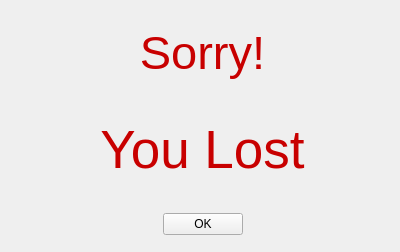
<?xml version="1.0" encoding="UTF-8"?>
<ui version="4.0">
 <class>ResultInfoDialog</class>
 <widget class="QWidget" name="ResultInfoDialog">
  <property name="geometry">
   <rect>
    <x>0</x>
    <y>0</y>
    <width>400</width>
    <height>252</height>
   </rect>
  </property>
  <property name="sizePolicy">
   <sizepolicy hsizetype="Fixed" vsizetype="Fixed">
    <horstretch>0</horstretch>
    <verstretch>0</verstretch>
   </sizepolicy>
  </property>
  <property name="windowTitle">
   <string>Form</string>
  </property>
  <property name="styleSheet">
   <string notr="true">QLabel {
	color : rgb(200, 0, 0)
}</string>
  </property>
  <widget class="QLabel" name="m_HeaderLabel">
   <property name="geometry">
    <rect>
     <x>12</x>
     <y>12</y>
     <width>381</width>
     <height>80</height>
    </rect>
   </property>
   <property name="sizePolicy">
    <sizepolicy hsizetype="Fixed" vsizetype="Fixed">
     <horstretch>0</horstretch>
     <verstretch>0</verstretch>
    </sizepolicy>
   </property>
   <property name="minimumSize">
    <size>
     <width>0</width>
     <height>80</height>
    </size>
   </property>
   <property name="font">
    <font>
     <pointsize>35</pointsize>
    </font>
   </property>
   <property name="text">
    <string>Sorry!</string>
   </property>
   <property name="alignment">
    <set>Qt::AlignCenter</set>
   </property>
  </widget>
  <widget class="QLabel" name="m_BodyLabel">
   <property name="geometry">
    <rect>
     <x>12</x>
     <y>100</y>
     <width>381</width>
     <height>100</height>
    </rect>
   </property>
   <property name="sizePolicy">
    <sizepolicy hsizetype="Fixed" vsizetype="Fixed">
     <horstretch>0</horstretch>
     <verstretch>0</verstretch>
    </sizepolicy>
   </property>
   <property name="minimumSize">
    <size>
     <width>0</width>
     <height>100</height>
    </size>
   </property>
   <property name="font">
    <font>
     <pointsize>40</pointsize>
    </font>
   </property>
   <property name="text">
    <string>You Lost</string>
   </property>
   <property name="alignment">
    <set>Qt::AlignCenter</set>
   </property>
  </widget>
  <widget class="QWidget" name="">
   <property name="geometry">
    <rect>
     <x>12</x>
     <y>208</y>
     <width>381</width>
     <height>32</height>
    </rect>
   </property>
   <layout class="QHBoxLayout" name="m_BottomLayout">
    <item>
     <spacer name="horizontalSpacer">
      <property name="orientation">
       <enum>Qt::Horizontal</enum>
      </property>
      <property name="sizeHint" stdset="0">
       <size>
        <width>40</width>
        <height>20</height>
       </size>
      </property>
     </spacer>
    </item>
    <item>
     <widget class="QPushButton" name="mp_OkButton">
      <property name="text">
       <string>OK</string>
      </property>
     </widget>
    </item>
    <item>
     <spacer name="horizontalSpacer_2">
      <property name="orientation">
       <enum>Qt::Horizontal</enum>
      </property>
      <property name="sizeHint" stdset="0">
       <size>
        <width>40</width>
        <height>20</height>
       </size>
      </property>
     </spacer>
    </item>
   </layout>
  </widget>
 </widget>
 <resources/>
 <connections/>
</ui>
